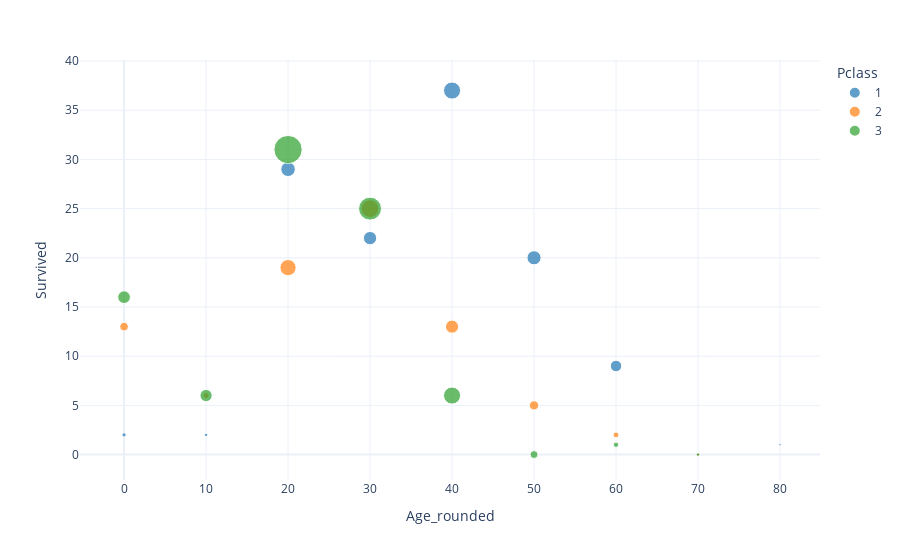

Notebook code cell kept with this figure:
### Code cell
df_plot = df.groupby(['Pclass', 'Age_rounded'])['Survived'] \
            .agg([('Survived', 'sum'), 
                  ('Passengers', 'count')]).reset_index()

df_plot["Pclass"] = df_plot["Pclass"].astype(str)

fig = px.scatter(data_frame=df_plot,
                 x='Age_rounded',
                 y='Survived',
                 size='Passengers',
                 color='Pclass',
                 color_discrete_sequence=px.colors.qualitative.D3,
                 template='plotly_white')
fig.show()

### Figure 1 — Plotly figure (JSON) as saved in the notebook; plotly's stock layout.template omitted (floating-point values rounded to 4 significant figures)
{"data": [{"hovertemplate": "Pclass=1<br>Age_rounded=%{x}<br>Survived=%{y}<br>Passengers=%{marker.size}<extra></extra>", "legendgroup": "1", "marker": {"color": "#1F77B4", "size": [3, 2, 37, 31, 51, 35, 23, 3, 1], "sizemode": "area", "sizeref": 0.35, "symbol": "circle"}, "mode": "markers", "name": "1", "orientation": "v", "showlegend": true, "type": "scatter", "x": [0, 10, 20, 30, 40, 50, 60, 70, 80], "xaxis": "x", "y": [2, 2, 29, 22, 37, 20, 9, 0, 1], "yaxis": "y"}, {"hovertemplate": "Pclass=2<br>Age_rounded=%{x}<br>Survived=%{y}<br>Passengers=%{marker.size}<extra></extra>", "legendgroup": "2", "marker": {"color": "#FF7F0E", "size": [13, 6, 46, 55, 30, 15, 6, 2], "sizemode": "area", "sizeref": 0.35, "symbol": "circle"}, "mode": "markers", "name": "2", "orientation": "v", "showlegend": true, "type": "scatter", "x": [0, 10, 20, 30, 40, 50, 60, 70], "xaxis": "x", "y": [13, 6, 19, 25, 13, 5, 2, 0], "yaxis": "y"}, {"hovertemplate": "Pclass=3<br>Age_rounded=%{x}<br>Survived=%{y}<br>Passengers=%{marker.size}<extra></extra>", "legendgroup": "3", "marker": {"color": "#2CA02C", "size": [28, 26, 140, 92, 51, 11, 5, 2], "sizemode": "area", "sizeref": 0.35, "symbol": "circle"}, "mode": "markers", "name": "3", "orientation": "v", "showlegend": true, "type": "scatter", "x": [0, 10, 20, 30, 40, 50, 60, 70], "xaxis": "x", "y": [16, 6, 31, 25, 6, 0, 1, 0], "yaxis": "y"}], "layout": {"autosize": true, "legend": {"itemsizing": "constant", "title": {"text": "Pclass"}, "tracegroupgap": 0}, "margin": {"t": 60}, "xaxis": {"anchor": "y", "autorange": true, "domain": [0, 1], "range": [-5.164, 84.78], "title": {"text": "Age_rounded"}, "type": "linear"}, "yaxis": {"anchor": "x", "autorange": true, "domain": [0, 1], "range": [-3.103, 41.13], "title": {"text": "Survived"}, "type": "linear"}}}
